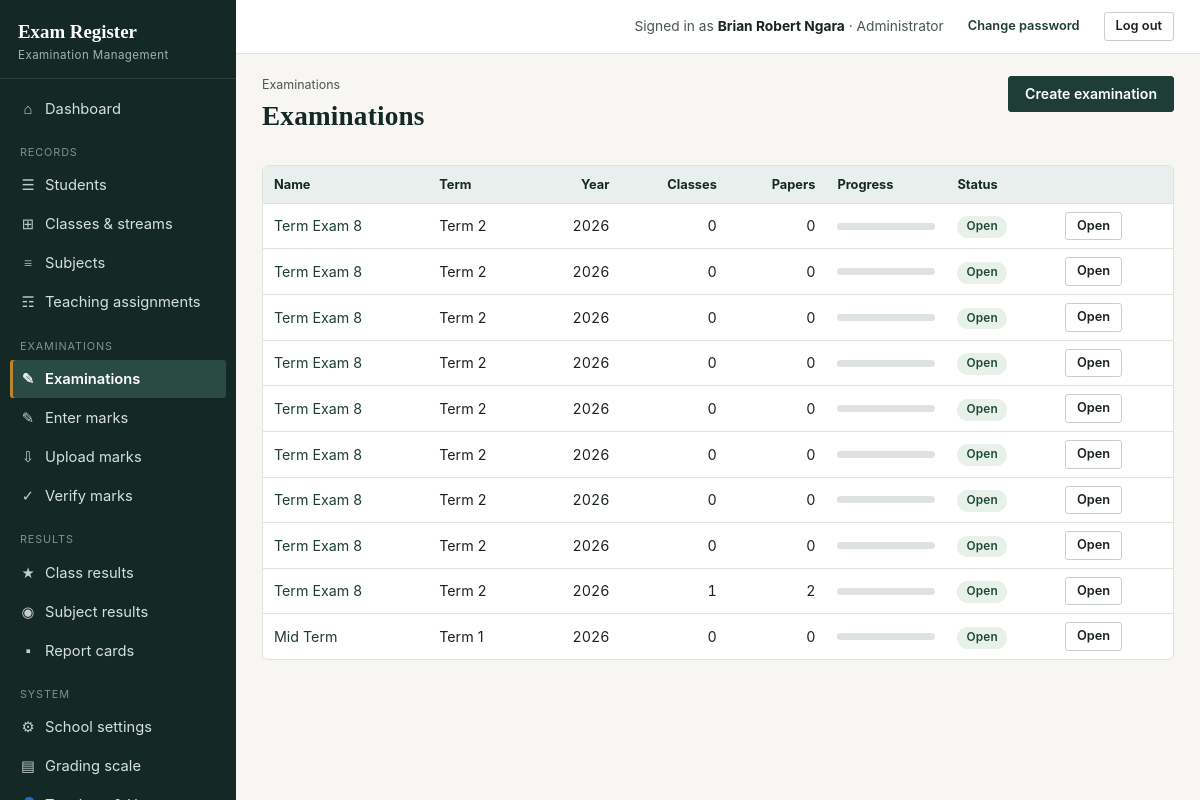
The page /exams (signed in) on the database its author committed.
### tables this page shows
CREATE TABLE settings(key TEXT PRIMARY KEY, value TEXT NOT NULL DEFAULT '');

CREATE TABLE users(
    id INTEGER PRIMARY KEY AUTOINCREMENT,
    username TEXT NOT NULL UNIQUE COLLATE NOCASE,
    full_name TEXT NOT NULL,
    initials TEXT NOT NULL DEFAULT '',
    password_hash TEXT NOT NULL,
    role TEXT NOT NULL DEFAULT 'teacher',
    phone TEXT NOT NULL DEFAULT '',
    active INTEGER NOT NULL DEFAULT 1,
    must_change_password INTEGER NOT NULL DEFAULT 0,
    created_at TEXT NOT NULL DEFAULT CURRENT_TIMESTAMP
, tsc_no TEXT NOT NULL DEFAULT '');

CREATE TABLE exams(
    id INTEGER PRIMARY KEY AUTOINCREMENT,
    name TEXT NOT NULL,
    term TEXT NOT NULL DEFAULT '',
    year INTEGER,
    out_of REAL NOT NULL DEFAULT 100,
    status TEXT NOT NULL DEFAULT 'open',
    closing_date TEXT NOT NULL DEFAULT '',
    opening_date TEXT NOT NULL DEFAULT '',
    created_at TEXT NOT NULL DEFAULT CURRENT_TIMESTAMP
);

### routes/exams.py (the view)
@bp.route("/exams")
@login_required
def exams():
    rows = []
    for e in q("SELECT * FROM exams ORDER BY year DESC, id DESC"):
        n = q1("SELECT COUNT(*) papers, COUNT(DISTINCT class_id) classes FROM exam_papers WHERE exam_id=?", (e["id"],))
        exp = q1("SELECT COALESCE(SUM((SELECT COUNT(*) FROM students s WHERE s.class_id=p.class_id AND s.status='active')),0) n "
                 "FROM exam_papers p WHERE p.exam_id=?", (e["id"],))["n"]
        got = q1("SELECT COUNT(*) n FROM marks WHERE exam_id=? AND (score IS NOT NULL OR absent=1)", (e["id"],))["n"]
        rows.append({**dict(e), "papers": n["papers"], "classes": n["classes"],
                     "pct": min(round(got / exp * 100), 100) if exp else 0})
    return render_template("exams.html", exams=rows)

### core.py (called while the page is built, shortened)
def connect():
    con = sqlite3.connect(DB_PATH, timeout=20)
    con.row_factory = sqlite3.Row
    con.execute("PRAGMA foreign_keys = ON")
    return con

def db():
    if "db" not in g:
        g.db = connect()
    return g.db

def q(sql, args=()):
    return db().execute(sql, args).fetchall()

def q1(sql, args=()):
    return db().execute(sql, args).fetchone()

def settings():
    if "settings" not in g:
        d = dict(DEFAULT_SETTINGS)
        for r in q("SELECT key,value FROM settings"):
            d[r["key"]] = r["value"]
        g.settings = d
    return g.settings

def csrf_token():
    if "csrf" not in session:
        session["csrf"] = secrets.token_hex(16)
    return session["csrf"]

def load_user():
    g.user = None
    uid = session.get("uid")
    if uid:
        u = q1("SELECT * FROM users WHERE id=? AND active=1", (uid,))
        if u:
            g.user = u
        else:
            session.pop("uid", None)

def has_perm(perm):
    u = g.get("user")
    if not u:
        return False
    if u["role"] == "admin":
        return True
    if "perms" not in g:
        g.perms = {r["perm"] for r in q(
            "SELECT perm FROM role_permissions WHERE role=?", (u["role"],))}
    return perm in g.perms

def is_admin():
    u = g.get("user")
    return bool(u and u["role"] == "admin")

def login_required(f):
    @functools.wraps(f)
    def wrapper(*a, **k):
        if not g.user:
            return redirect(url_for("auth.login", next=request.full_path.rstrip("?")))
        return f(*a, **k)
    return wrapper

def auto_backup_if_due():
    today = datetime.date.today().isoformat()
    if _last_auto_check["day"] == today:
        return

### templates/exams.html
{% extends "base.html" %}
{% block content %}
<div class="page-head">
  <div><div class="eyebrow">Examinations</div><h1>Examinations</h1></div>
  {% if has_perm('exams.manage') %}<a href="{{ url_for('exams.exam_form') }}" class="btn btn-primary">Create examination</a>{% endif %}
</div>
<div class="tbl-wrap">
<table>
  <thead><tr><th>Name</th><th>Term</th><th class="num-col">Year</th><th class="num-col">Classes</th><th class="num-col">Papers</th><th>Progress</th><th>Status</th><th></th></tr></thead>
  <tbody>
  {% for e in exams %}
    <tr>
      <td><a href="{{ url_for('exams.exam_detail', eid=e.id) }}">{{ e.name }}</a></td>
      <td>{{ e.term }}</td><td class="num-col">{{ e.year or '-' }}</td>
      <td class="num-col">{{ e.classes }}</td><td class="num-col">{{ e.papers }}</td>
      <td style="width:120px;"><div class="bar"><span style="width:{{ e.pct }}%;"></span></div></td>
      <td><span class="badge {{ 'badge-green' if e.status=='open' else 'badge-grey' }}">{{ 'Open' if e.status=='open' else 'Closed' }}</span></td>
      <td><a href="{{ url_for('exams.exam_detail', eid=e.id) }}" class="btn btn-sm">Open</a></td>
    </tr>
  {% else %}
    <tr><td colspan="8" class="tbl-empty">No examinations yet.</td></tr>
  {% endfor %}
  </tbody>
</table>
</div>
{% endblock %}

### templates/base.html (shortened to what this page needs)
<!doctype html>
<html lang="en">
<head>
<link rel="stylesheet" href="{{ url_for('static', filename='style.css') }}">
</head>
<body>
{% if user %}
<div class="shell">
  <aside class="sidebar" id="sidebar">
    <div class="brand">
      <div class="mark">{{ school.school_name if school and school.school_name != 'Your School Name' else 'Exam Register' }}</div>
      <div class="sub">Examination Management</div>
    </div>
    <nav class="nav">
      <a href="{{ url_for('system.dashboard') }}" class="{{ 'active' if request.endpoint=='system.dashboard' }}"><span class="ic">&#8962;</span> Dashboard</a>
      <div class="group-label">Records</div>
      {% if has_perm('students.view') or has_perm('students.manage') %}
      <a href="{{ url_for('academic.students') }}" class="{{ 'active' if request.endpoint and request.endpoint.startswith('academic.student') }}"><span class="ic">&#9776;</span> Students</a>
      {% endif %}
      {% if has_perm('classes.manage') %}
      <a href="{{ url_for('academic.classes') }}" class="{{ 'active' if request.endpoint=='academic.classes' }}"><span class="ic">&#8862;</span> Classes &amp; streams</a>
      {% endif %}
      {% if has_perm('subjects.manage') %}
      <a href="{{ url_for('academic.subjects') }}" class="{{ 'active' if request.endpoint=='academic.subjects' }}"><span class="ic">&#8801;</span> Subjects</a>
      <a href="{{ url_for('academic.teaching') }}" class="{{ 'active' if request.endpoint=='academic.teaching' }}"><span class="ic">&#9782;</span> Teaching assignments</a>
      {% endif %}
      <div class="group-label">Examinations</div>
      <a href="{{ url_for('exams.exams') }}" class="{{ 'active' if request.endpoint and request.endpoint.startswith('exams.exam') }}"><span class="ic">&#9998;</span> Examinations</a>
      <a href="{{ url_for('exams.marks_home') }}" class="{{ 'active' if request.endpoint in ['exams.marks_home','exams.marks_entry'] }}"><span class="ic">&#9998;</span> Enter marks</a>
      <a href="{{ url_for('exams.marks_import') }}" class="{{ 'active' if request.endpoint and request.endpoint.startswith('exams.marks_import') }}"><span class="ic">&#8681;</span> Upload marks</a>
      {% if has_perm('marks.verify') %}
      <a href="{{ url_for('exams.verify_home') }}" class="{{ 'active' if request.endpoint=='exams.verify_home' }}"><span class="ic">&#10003;</span> Verify marks</a>
      {% endif %}
      <div class="group-label">Results</div>
      <a href="{{ url_for('results.class_results') }}" class="{{ 'active' if request.endpoint=='results.class_results' }}"><span class="ic">&#9733;</span> Class results</a>
      <a href="{{ url_for('results.subject_results') }}" class="{{ 'active' if request.endpoint=='results.subject_results' }}"><span class="ic">&#9673;</span> Subject results</a>
      <a href="{{ url_for('results.reports_home') }}" class="{{ 'active' if request.endpoint and request.endpoint.startswith('results.report') }}"><span class="ic">&#9642;</span> Report cards</a>
      {% if is_admin() or has_perm('backup.create') or has_perm('audit.view') %}
      <div class="group-label">System</div>
      {% if is_admin() %}
      <a href="{{ url_for('system.school_settings') }}" class="{{ 'active' if request.endpoint=='system.school_settings' }}"><span class="ic">&#9881;</span> School settings</a>
      <a href="{{ url_for('system.grading') }}" class="{{ 'active' if request.endpoint=='system.grading' }}"><span class="ic">&#9636;</span> Grading scale</a>
      <a href="{{ url_for('auth.users') }}" class="{{ 'active' if request.endpoint and request.endpoint.startswith('auth.user') }}"><span class="ic">&#128100;</span> Teachers &amp; Users</a>
      {% endif %}
      {% endif %}
    </nav>
  </aside>
  <div class="main">
    <div class="topbar">
      <div class="flex items-center gap-12">
        <span class="who">Signed in as <b>{{ user.full_name }}</b> &middot; {{ ROLES.get(user.role, user.role) }}</span>
        <a href="{{ url_for('auth.password') }}" class="btn btn-sm btn-ghost">Change password</a>
        <form method="post" action="{{ url_for('auth.logout') }}" style="margin:0;">
          <button class="btn btn-sm">Log out</button>
        </form>
      </div>
    </div>
    <div class="content{% block wide %}{% endblock %}">
      {% block content %}{% endblock %}
    </div>
  </div>
</div>
{% else %}
  {% include "_flash.html" %}
  {% block guest_content %}{% endblock %}
{% endif %}
</body>
</html>

### static/style.css (style rules this page uses)
:root { --ink:#1B2321; --ink-soft:#4A5550; --paper:#F7F6F2; --paper-raised:#FFFFFF; --green:#1E3D36; --green-deep:#142925; --green-tint:#E9EFEC; --sage:#C9CFCB; --sage-line:#DEE3DF; --gold:#B8862B; --gold-tint:#FBF3E1; --red:#C23B2E; --red-tint:#FBEAE7; --ok:#2E6B4F; --ok-tint:#E7F1EA; --serif: Georgia, "Times New Roman", "Nimbus Roman No9 L", serif; --sans: -apple-system, "Segoe UI", Roboto, Helvetica, Arial, sans-serif; --mono: "Consolas", "SFMono-Regular", Menlo, monospace; --radius: 3px; --shadow: 0 1px 2px rgba(20,41,37,0.08), 0 1px 1px rgba(20,41,37,0.06); }
* { box-sizing:border-box; }
html { scroll-padding-top:16px; }
body { margin:0; font-family:var(--sans); color:var(--ink); background:var(--paper); font-size:14.5px; line-height:1.5; -webkit-font-smoothing:antialiased; }
h1,h2,h3,h4 { font-family:var(--serif); font-weight:700; color:var(--green-deep); margin:0 0 .35em; }
h1 { font-size:1.7rem; letter-spacing:.2px; }
a { color:var(--green); text-decoration:none; }
.shell { display:flex; min-height:100vh; }
.sidebar { width:236px; flex:0 0 236px; background:var(--green-deep); color:#E7ECE9; display:flex; flex-direction:column; position:sticky; top:0; height:100vh; overflow-y:auto; }
.brand { padding:20px 18px 14px; border-bottom:1px solid rgba(255,255,255,.1); }
.brand .mark { font-family:var(--serif); font-weight:700; font-size:1.18rem; color:#fff; line-height:1.25; }
.brand .sub { font-size:.72rem; letter-spacing:.04em; color:#9FB3AB; margin-top:3px; }
.nav { padding:10px 10px 18px; flex:1; }
.nav .group-label { font-size:.68rem; text-transform:uppercase; letter-spacing:.08em; color:#7C948B; margin:16px 10px 6px; }
.nav a { display:flex; align-items:center; gap:9px; color:#D6E0DC; padding:8px 10px; border-radius:var(--radius); font-size:.92rem; margin:1px 0; }
.nav a.active { background:#2A4B43; color:#fff; font-weight:600; box-shadow:inset 3px 0 0 var(--gold); }
.nav .ic { width:16px; text-align:center; opacity:.9; font-family:var(--serif); }
.main { flex:1; min-width:0; display:flex; flex-direction:column; }
.topbar { display:flex; align-items:center; justify-content:space-between; gap:16px; padding:12px 26px; background:var(--paper-raised); border-bottom:1px solid var(--sage-line); position:sticky; top:0; z-index:5; }
.topbar .who { font-size:.86rem; color:var(--ink-soft); }
.topbar .who b { color:var(--ink); }
.content { padding:22px 26px 50px; max-width:1180px; width:100%; }
.tbl-wrap { overflow-x:auto; border:1px solid var(--sage-line); border-radius:6px; }
table { width:100%; border-collapse:collapse; background:var(--paper-raised); font-size:.89rem; }
table th { background:var(--green-tint); color:var(--green-deep); font-weight:700; text-align:left; padding:9px 11px; border-bottom:1px solid var(--sage-line); white-space:nowrap; font-size:.8rem; }
table td { padding:8px 11px; border-bottom:1px solid var(--sage-line); vertical-align:middle; }
table tr:last-child td { border-bottom:none; }
table .num-col,td.num { text-align:right; font-variant-numeric:tabular-nums; }
table th.num-col { text-align:right; }
.badge { display:inline-block; padding:2px 9px; border-radius:999px; font-size:.74rem; font-weight:600; letter-spacing:.02em; }
.badge-green { background:var(--ok-tint); color:#1D4A35; }
.bar { height:7px; background:var(--sage-line); border-radius:99px; overflow:hidden; }
.btn { display:inline-flex; align-items:center; gap:6px; padding:8px 16px; border-radius:var(--radius); border:1px solid var(--sage); background:#fff; color:var(--ink); font-size:.88rem; font-weight:600; cursor:pointer; line-height:1.3; font-family:var(--sans); transition: background .12s ease, border-color .12s ease, box-shadow .12s ease; }
.btn-primary { background:var(--green); border-color:var(--green); color:#fff; }
.btn-sm { padding:5px 11px; font-size:.8rem; }
.btn-ghost { background:transparent; border-color:transparent; color:var(--green); }
.page-head { display:flex; align-items:flex-start; justify-content:space-between; gap:16px; margin-bottom:18px; flex-wrap:wrap; }
.page-head .eyebrow { font-size:.78rem; color:var(--ink-soft); margin-bottom:2px; }
.flex { display:flex; }
.gap-12 { gap:12px; }
.items-center { align-items:center; }

### rows shown on the page
settings: value "Exam Register"
users: full_name "Brian Robert Ngara", get "Administrator"
exams: name "Term Exam 8", term "Term 2", year "2026", classes "0", papers "0", status "Open"
exams: name "Term Exam 8", term "Term 2", year "2026", classes "0", papers "0", status "Open"
exams: name "Term Exam 8", term "Term 2", year "2026", classes "0", papers "0", status "Open"
exams: name "Term Exam 8", term "Term 2", year "2026", classes "0", papers "0", status "Open"
exams: name "Term Exam 8", term "Term 2", year "2026", classes "0", papers "0", status "Open"
exams: name "Term Exam 8", term "Term 2", year "2026", classes "0", papers "0", status "Open"
exams: name "Term Exam 8", term "Term 2", year "2026", classes "0", papers "0", status "Open"
exams: name "Term Exam 8", term "Term 2", year "2026", classes "0", papers "0", status "Open"
exams: name "Term Exam 8", term "Term 2", year "2026", classes "1", papers "2", status "Open"
exams: name "Mid Term", term "Term 1", year "2026", classes "0", papers "0", status "Open"
